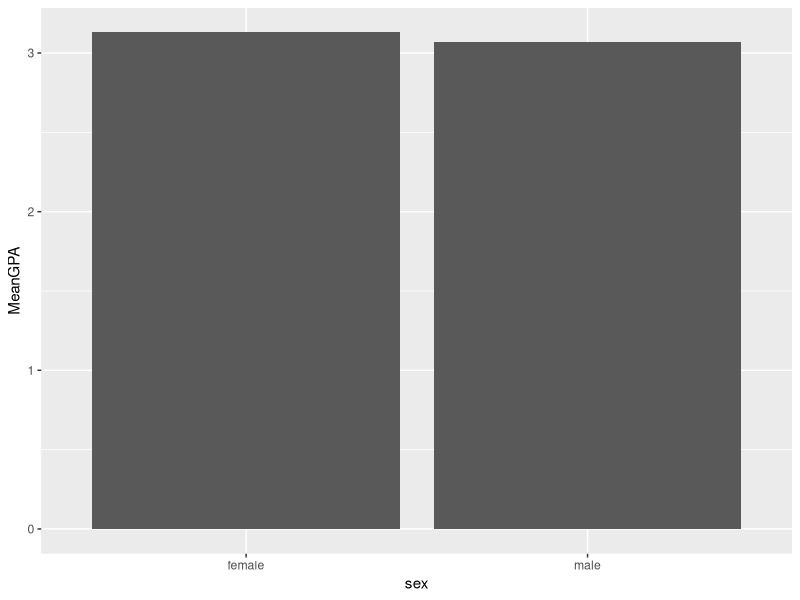
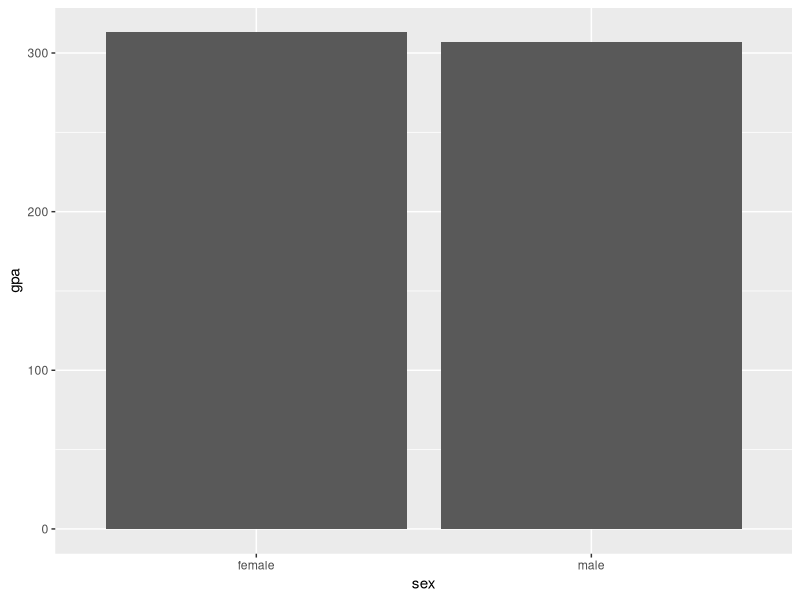
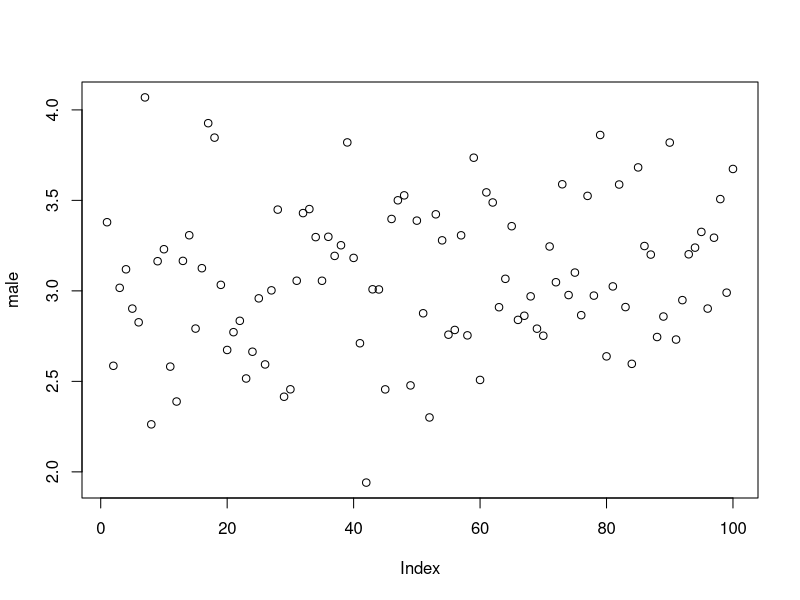
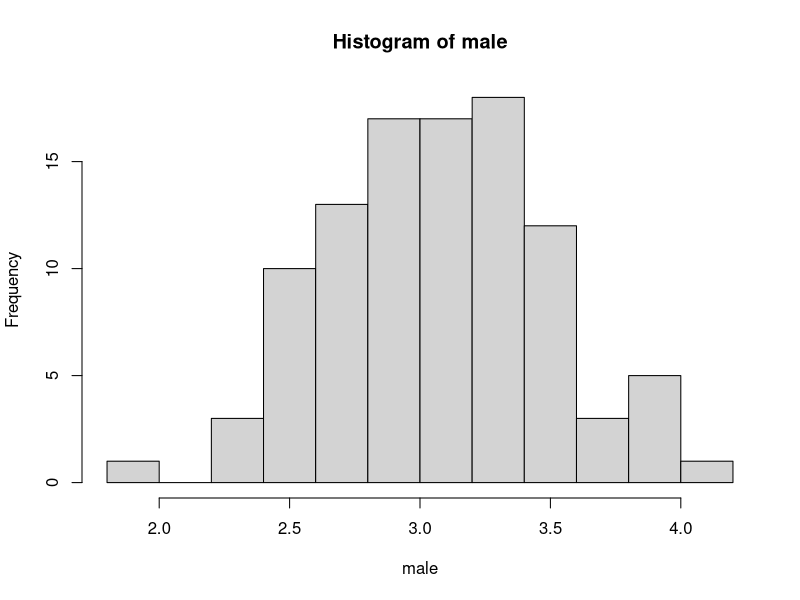
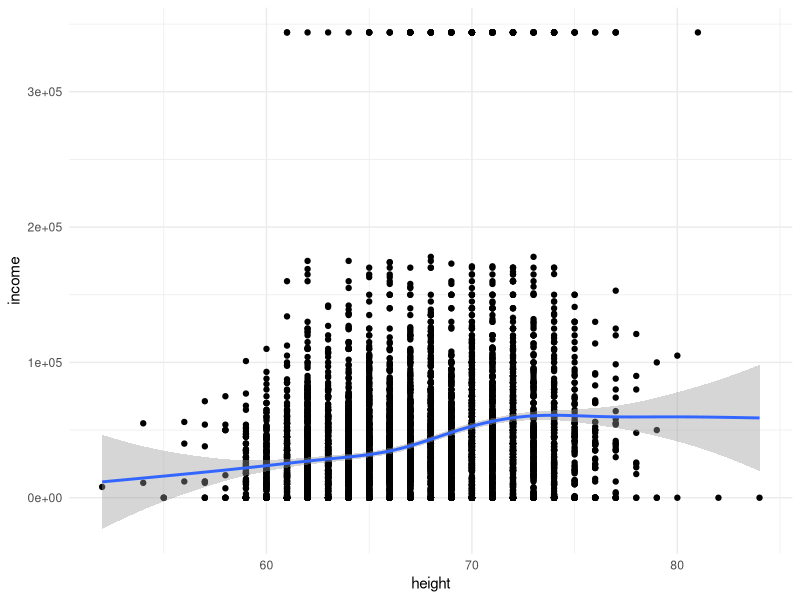
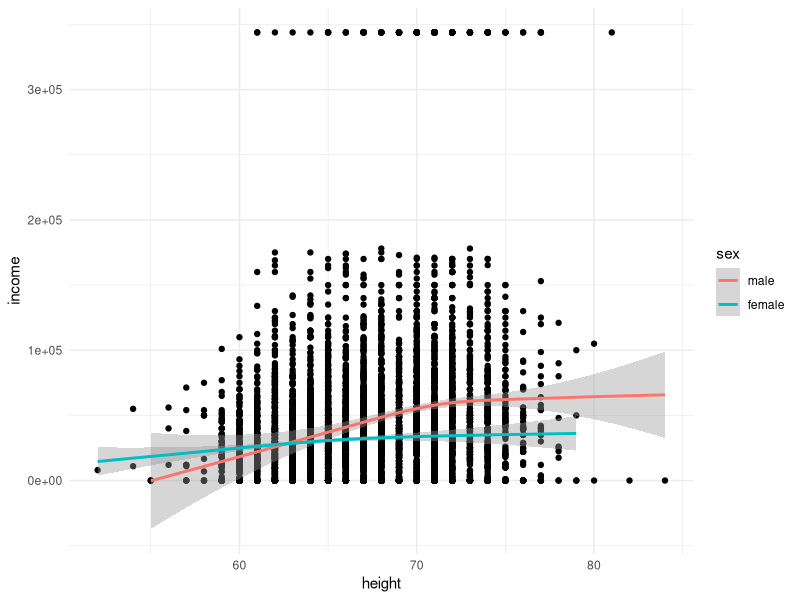
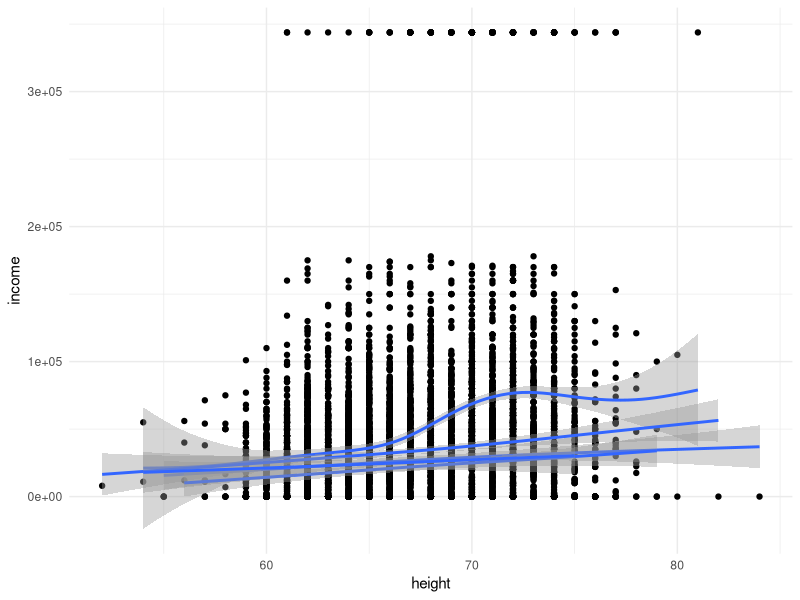
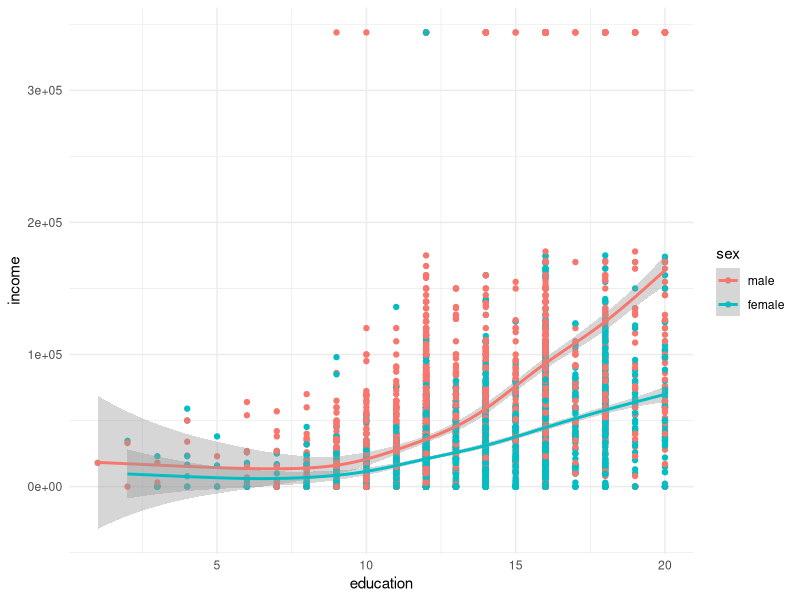

Reproduce these figures in R, in order.
# First tidy data

library(tidyverse)

male <- rnorm(100,3,.5) # 100 values from normal distribution bell curve, with mean of 3, standard deviation of .5
female <- rnorm(100,3.1,.5)



df <- data.frame(male,female)
df <- df %>% 
  pivot_longer(everything(), names_to = "sex", values_to = "gpa")


df$major <- c(rep("science",100),rep("art",100)) # adding new column for major

df %>% 
  group_by(sex) %>% 
  summarise(MeanGPA = mean(gpa)) %>% 
  ggplot(aes(x=sex,y=MeanGPA)) +
  geom_col()


df %>% 
  ggplot(aes(x=sex,y=gpa)) +
  geom_bar(stat = "identity")

plot(male)
hist(male)


# finding statistical significance to data, modeling, removing brain patterns

?t.test()

t.test(male,female) # if p value < 0.05 the more likely to have statistical significance, they are likely related
# smaller the p value the more you can be confident that the pattern you are seeing is real

# is sex affecting gpa significantly
mod <- glm(formula = gpa ~ sex + major,
    data = df)
summary(mod)

# under coefficients you will see average gpa, if you are male you will be below, as well as science (estimate std)


# analysis of varience
mod.aov <- aov(formula = gpa ~ sex + major,
               data = df)
summary(mod.aov)

# testing null hypothesis that sex and major have no significance
# p value will see if to reject this or not




iris %>% 
  
data("iris")
glm(data = iris,
    formula = Sepal.Length ~ Sepal.Width + Petal.Length + Petal.Width + Species) %>% 
  summary()





# More modeling

library(tidyverse)
library(modelr)
theme_set(theme_minimal())

# do taller people earn more money?
modelr::heights

p <- heights %>% 
  ggplot(aes(x=height,y=income)) +
  geom_point()

p + geom_smooth() # idunno, not conclusive

# maybe other factors are important...
p + geom_smooth(aes(color=sex))
p + geom_smooth(aes(colors=marital))
heights %>% 
  ggplot(aes(x=education,y=income,color=sex)) +
  geom_point() + geom_smooth()

# okay, now build at least two models of income and compare them with rmse
